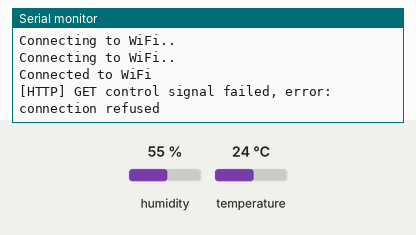
A sketch run on a simulated ESP32. On the bench: the last lines printed to the serial monitor. The test bench sets the inputs (shaded band); at power-on: temperature 24 °C, humidity 55 %. WiFi joins after 1.5 s; servers stay silent unless stated; uploads are accepted with an empty reply.

Above: at 3.2 s.
3.3 s: temperature set to 39 °C
At 5.9 s:
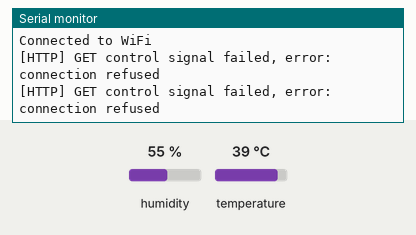
7.4 s: temperature set to 42 °C
At 10.2 s:
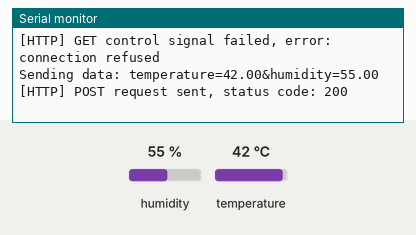

The sketch:

aduinoFire.ino
```cpp
#include <WiFi.h>
#include <HTTPClient.h>
#include <DHT.h>
#include <cstring> // Thêm thư viện cstring

#define DHTPIN 13     // Chân kết nối DHT11
#define DHTTYPE DHT11
//#define FIRE_SENSOR_PIN 14
//#define SMOKE_SENSOR_PIN 10// Loại cảm biến DHT

const char* ssid = "Nhà trọ 2";
const char* password = "88888888";
const char* serverBaseAddress = "http://192.168.0.112:5000/"; // Địa chỉ URL cơ sở của API
const char* controlBaseAddress = "http://192.168.0.112:5000/"; // Địa chỉ URL để nhận tín hiệu


// Khai báo chuỗi serverAddress và controlAddress
char serverAddress[100]; // Đảm bảo đủ lớn để chứa địa chỉ URL
char controlAddress[100];

DHT dht(DHTPIN, DHTTYPE);

bool scanningEnabled = false;

void setup() {
  Serial.begin(115200);
  dht.begin();

  // Kết nối tới mạng Wi-Fi
  WiFi.begin(ssid, password);

  while (WiFi.status() != WL_CONNECTED) {
    delay(1000);
    Serial.println("Connecting to WiFi..");
  }

  Serial.println("Connected to WiFi");

  // Nối địa chỉ URL cơ sở với địa chỉ cụ thể cho server và control
  strcpy(serverAddress, serverBaseAddress);
  strcat(serverAddress, "data");
  strcpy(controlAddress, serverBaseAddress);
  strcat(controlAddress, "control");
}

void loop() {
  if (WiFi.status() == WL_CONNECTED) {
    checkControlSignal(); // Kiểm tra tín hiệu từ ASP.NET

    float humidity = dht.readHumidity();
    float temperature = dht.readTemperature();

    if (isnan(humidity) || isnan(temperature)) {
      Serial.println("Failed to read from DHT sensor!");
      return;
    }

    if (scanningEnabled || temperature > 40) {
      sendData(temperature, humidity);
    }
  }

  delay(3000); // Chờ 3 giây trước khi gửi yêu cầu tiếp theo
}

void sendData(float temperature, float humidity) {
  HTTPClient http;
  String postData = "temperature=" + String(temperature) + "&humidity=" + String(humidity);
  Serial.print("Sending data: ");
  Serial.println(postData);

  http.begin(serverAddress);
  http.addHeader("Content-Type", "application/x-www-form-urlencoded");

  int httpCode = http.POST(postData);

  if (httpCode > 0) {
    Serial.printf("[HTTP] POST request sent, status code: %d\n", httpCode);
  } else {
    Serial.printf("[HTTP] POST request failed, error: %s\n", http.errorToString(httpCode).c_str());
  }

  http.end();
}

void checkControlSignal() {
  HTTPClient http;
  http.begin(controlAddress);
  int httpCode = http.GET();

  if (httpCode > 0) {
    String payload = http.getString();
    scanningEnabled = (payload == "start");
    Serial.printf("[HTTP] GET control signal, payload: %s\n", payload.c_str());
  } else {
    Serial.printf("[HTTP] GET control signal failed, error: %s\n", http.errorToString(httpCode).c_str());
  }

  http.end();
}
```

Measured:
- the behaviour switches between 40 and 41 °C on temperature (found by bisection; images 1 and 2)
- after the input at 7.4 s, the serial monitor: prints a new line after 1.3 s (image 2)
